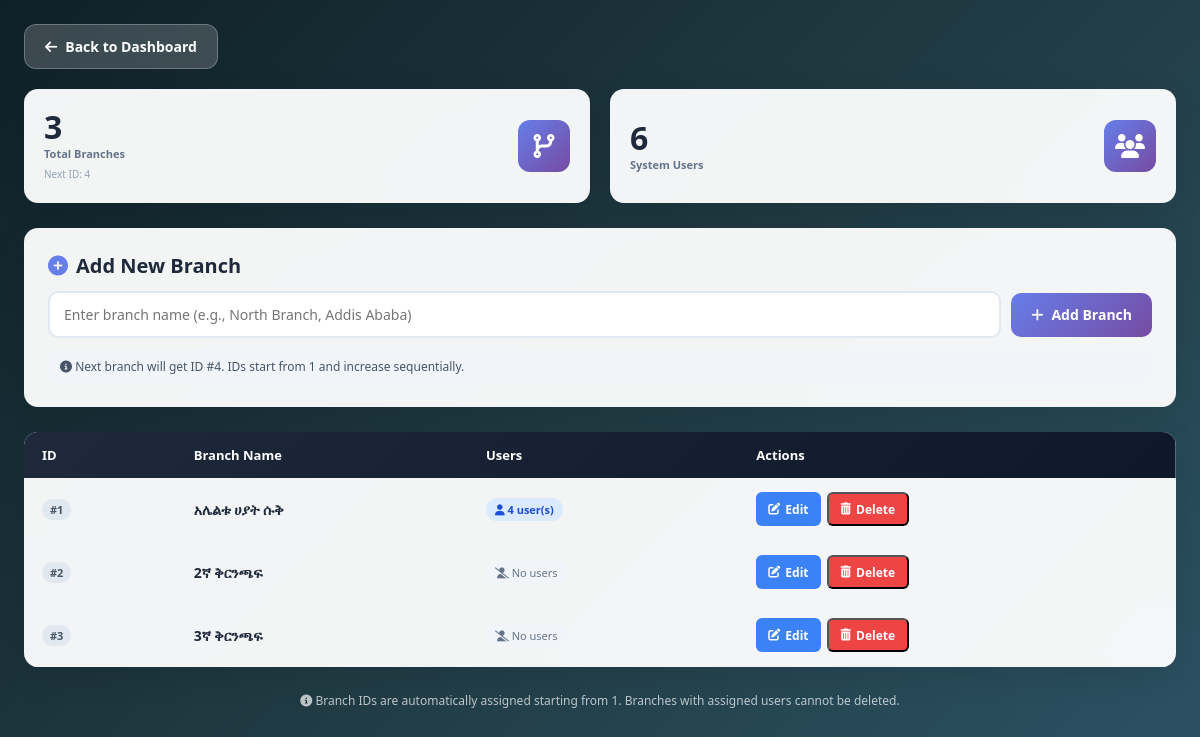
Page /branch_controller.php (signed in) on the committed database.
### tables this page shows
CREATE TABLE `places` (
  `id` int(11) NOT NULL AUTO_INCREMENT,
  `place_name` varchar(100) NOT NULL,
  `description` text DEFAULT NULL,
  `status` enum('active','inactive') DEFAULT 'active',
  `created_by` int(11) DEFAULT NULL,
  `created_at` timestamp NOT NULL DEFAULT current_timestamp(),
  `updated_at` timestamp NOT NULL DEFAULT current_timestamp(),
  PRIMARY KEY (`id`)
);

### branch_controller.php (the view, shortened to what this page needs)
<?php
include 'config.php';
?>
<!DOCTYPE html>
<html lang="en">
<head>
    <link rel="stylesheet" href="https://cdnjs.cloudflare.com/ajax/libs/font-awesome/6.5.1/css/all.min.css">
</head>
<body>
<div class="container">
    <a href="super_admin.php" class="back-btn">
        <i class="fas fa-arrow-left"></i>
        Back to Dashboard
    </a>
    <?php
    $total_branch_query = mysqli_query($conn, "SELECT COUNT(*) as total FROM places");
    $total_branch = mysqli_fetch_assoc($total_branch_query);
    $max_id_query = mysqli_query($conn, "SELECT MAX(id) as max_id FROM places");
    $max_id_row = mysqli_fetch_assoc($max_id_query);
    $highest_id = $max_id_row['max_id'] ?? 0;
    if ($total_branch['total'] == 0) {
        $next_id = 1;
    } else {
        $next_id = $highest_id + 1;
    }
    $total_users_query = mysqli_query($conn, "SELECT COUNT(*) as total FROM users");
    $total_users = mysqli_fetch_assoc($total_users_query);
    ?>
    <div class="stats-grid">
        <div class="stat-card">
            <div class="stat-info">
                <h2><?= $total_branch['total']; ?></h2>
                <p>Total Branches</p>
                <small>Next ID: <?= $next_id; ?></small>
            </div>
            <div class="stat-icon">
                <i class="fas fa-code-branch"></i>
            </div>
        </div>
        <div class="stat-card">
            <div class="stat-info">
                <h2><?= $total_users['total']; ?></h2>
                <p>System Users</p>
            </div>
            <div class="stat-icon">
                <i class="fas fa-users"></i>
            </div>
        </div>
    </div>
    <div class="form-card">
        <div class="form-title">
            <i class="fas fa-plus-circle"></i>
            Add New Branch
        </div>
        <form method="POST" class="branch-form">
            <input type="text" name="place_name" placeholder="Enter branch name (e.g., North Branch, Addis Ababa)" required>
            <button type="submit" name="add_branch">
                <i class="fas fa-plus"></i>
                Add Branch
            </button>
        </form>
        <div style="margin-top: 12px; padding: 8px 12px; background: #f1f5f9; border-radius: 10px; font-size: 12px; color: #475569;">
            <i class="fas fa-info-circle"></i>
            <?php if($total_branch['total'] == 0): ?>
                The first branch will get ID #1.
            <?php else: ?>
                Next branch will get ID #<?= $next_id; ?>.
            <?php endif; ?>
            IDs start from 1 and increase sequentially.
        </div>
    </div>
    <div class="table-wrapper">
        <table>
            <thead>
                <tr>
                    <th>ID</th>
                    <th>Branch Name</th>
                    <th>Users</th>
                    <th>Actions</th>
                </tr>
            </thead>
            <tbody>
                <?php
                $query = mysqli_query($conn, "SELECT * FROM places ORDER BY id ASC");
                if(mysqli_num_rows($query) > 0):
                    while($row = mysqli_fetch_assoc($query)):
                        $branch_id = $row['id'];
                        $users_query = mysqli_query($conn, "SELECT COUNT(*) as total FROM users WHERE branch_id='$branch_id'");
                        $user_total = mysqli_fetch_assoc($users_query);
                ?>
                    <tr>
                        <td data-label="ID"><span class="branch-id">#<?= $row['id']; ?></span></td>
                        <td data-label="Branch Name" class="branch-name"><?= htmlspecialchars($row['place_name']); ?></td>
                        <td data-label="Users">
                            <?php if($user_total['total'] > 0): ?>
                                <span class="user-badge">
                                    <i class="fas fa-user"></i> <?= $user_total['total']; ?> user(s)
                                </span>
                            <?php else: ?>
                                <span class="empty-badge">
                                    <i class="fas fa-user-slash"></i> No users
                                </span>
                            <?php endif; ?>
                        </td>
                        <td data-label="Actions" class="actions-td">
                            <div class="action-buttons">
                                <a class="btn-edit" href="branch_controller.php?edit=<?= $row['id']; ?>">
                                    <i class="fas fa-edit"></i> Edit
                                </a>
                                <form method="POST" style="display:inline" onsubmit="return confirmDelete('<?= htmlspecialchars($row['place_name'], ENT_QUOTES); ?>', <?= $user_total['total']; ?>)">
                                    <button type="submit" name="delete_branch" class="btn-delete">
                                    <i class="fas fa-trash-alt"></i> Delete
                                    </button>
                                </form>
                            </div>
                        </td>
                    </tr>
                <?php
                    endwhile;
                endif; ?>
            </tbody>
        </table>
    </div>
    <div class="info-footer">
        <i class="fas fa-info-circle"></i>
        Branch IDs are automatically assigned starting from 1. Branches with assigned users cannot be deleted.
    </div>
</div>
</body>
</html>

### rows in the picture
places: id "1", place_name "አሌልቱ ሀያት ሱቅ", total "4"
places: id "2", place_name "2ኛ ቅርንጫፍ", shows "No users"
places: id "3", place_name "3ኛ ቅርንጫፍ", shows "No users"

### other values in the picture
$total_branch['total'] "3"
$next_id "4"
$total_users['total'] "6"
